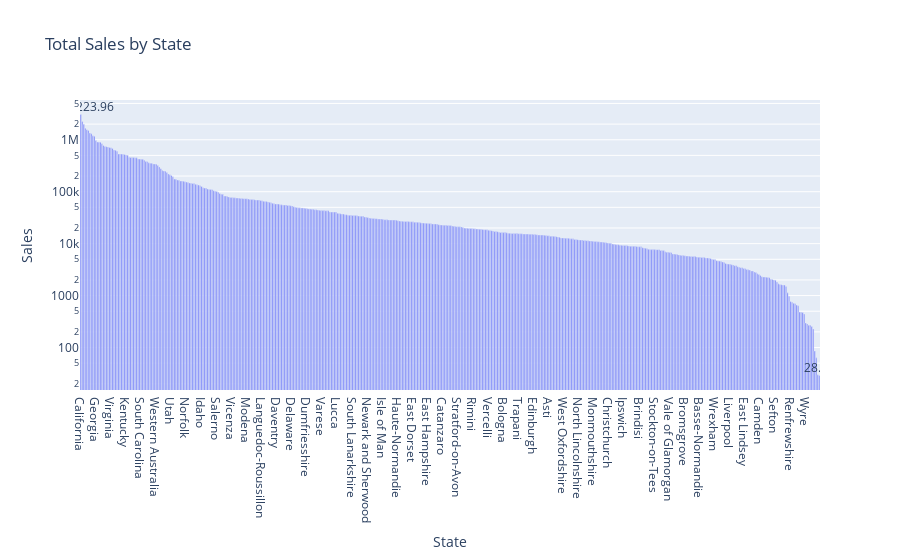

Write notebook code for a chart like this one.
### Markdown cell above
Which state has the highest total sales?

### Code cell
sales_by_state = data.groupby('State')['Sales'].sum().sort_values(ascending=False).reset_index()

# Identify the highest and least values
max_value = sales_by_state['Sales'].max()
min_value = sales_by_state['Sales'].min()

# Create a text column for displaying only the highest and least values
sales_by_state['Text'] = sales_by_state['Sales'].apply(
    lambda x: f'{x:.2f}' if x == max_value or x == min_value else ''
)

# Create bar chart with conditional text labels
fig = px.bar(sales_by_state, x='State', y='Sales', title='Total Sales by State', log_y=True, text='Text')

# Update the layout to show text labels
fig.update_traces(textposition='outside')

# Adjust the layout for better visibility
fig.update_layout(
    uniformtext_minsize=8,
    uniformtext_mode='show',
    yaxis=dict(title='Sales', showgrid=True, zeroline=True),
    xaxis=dict(title='State')
)

# Show the figure
fig.show()

### Figure 1 — Plotly figure (JSON) as saved in the notebook; plotly's stock layout.template omitted (floating-point values rounded to 4 significant figures; data arrays with more than 128 entries replaced by an {"elided": "..."} marker saying what was removed)
{"data": [{"alignmentgroup": "True", "hovertemplate": "State=%{x}<br>Sales=%{y}<br>Text=%{text}<extra></extra>", "legendgroup": "", "marker": {"color": "#636efa", "pattern": {"shape": ""}}, "name": "", "offsetgroup": "", "orientation": "v", "showlegend": false, "text": {"elided": "490 str values"}, "textposition": "outside", "type": "bar", "x": {"elided": "490 str values"}, "xaxis": "x", "y": {"elided": "490 float values"}, "yaxis": "y"}], "layout": {"barmode": "relative", "legend": {"tracegroupgap": 0}, "title": {"text": "Total Sales by State"}, "uniformtext": {"minsize": 8, "mode": "show"}, "xaxis": {"anchor": "y", "domain": [0, 1], "title": {"text": "State"}}, "yaxis": {"anchor": "x", "domain": [0, 1], "showgrid": true, "title": {"text": "Sales"}, "type": "log", "zeroline": true}}}
